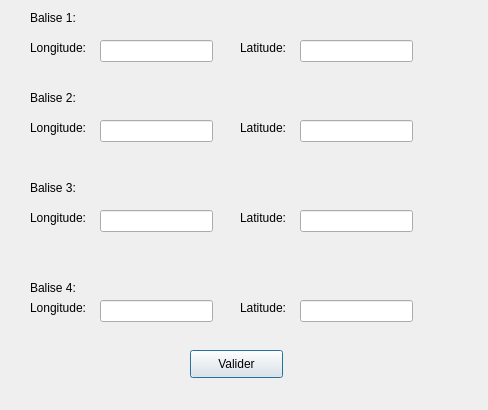
<?xml version="1.0" encoding="UTF-8"?>
<ui version="4.0">
 <class>balises</class>
 <widget class="QDialog" name="balises">
  <property name="geometry">
   <rect>
    <x>0</x>
    <y>0</y>
    <width>488</width>
    <height>410</height>
   </rect>
  </property>
  <property name="windowTitle">
   <string>Dialog</string>
  </property>
  <widget class="QLabel" name="label_7">
   <property name="geometry">
    <rect>
     <x>30</x>
     <y>210</y>
     <width>61</width>
     <height>16</height>
    </rect>
   </property>
   <property name="text">
    <string>Longitude:</string>
   </property>
  </widget>
  <widget class="QLineEdit" name="TxtLatitude_3">
   <property name="geometry">
    <rect>
     <x>300</x>
     <y>210</y>
     <width>113</width>
     <height>22</height>
    </rect>
   </property>
   <property name="text">
    <string/>
   </property>
  </widget>
  <widget class="QLabel" name="label_12">
   <property name="geometry">
    <rect>
     <x>30</x>
     <y>300</y>
     <width>61</width>
     <height>16</height>
    </rect>
   </property>
   <property name="text">
    <string>Longitude:</string>
   </property>
  </widget>
  <widget class="QLabel" name="label_5">
   <property name="geometry">
    <rect>
     <x>240</x>
     <y>120</y>
     <width>51</width>
     <height>16</height>
    </rect>
   </property>
   <property name="text">
    <string>Latitude:</string>
   </property>
  </widget>
  <widget class="QLabel" name="label_11">
   <property name="geometry">
    <rect>
     <x>240</x>
     <y>300</y>
     <width>51</width>
     <height>16</height>
    </rect>
   </property>
   <property name="text">
    <string>Latitude:</string>
   </property>
  </widget>
  <widget class="QLabel" name="label_10">
   <property name="geometry">
    <rect>
     <x>30</x>
     <y>280</y>
     <width>55</width>
     <height>16</height>
    </rect>
   </property>
   <property name="text">
    <string>Balise 4:</string>
   </property>
  </widget>
  <widget class="QLabel" name="label_6">
   <property name="geometry">
    <rect>
     <x>30</x>
     <y>120</y>
     <width>61</width>
     <height>16</height>
    </rect>
   </property>
   <property name="text">
    <string>Longitude:</string>
   </property>
  </widget>
  <widget class="QLabel" name="label_2">
   <property name="geometry">
    <rect>
     <x>30</x>
     <y>90</y>
     <width>55</width>
     <height>16</height>
    </rect>
   </property>
   <property name="text">
    <string>Balise 2:</string>
   </property>
  </widget>
  <widget class="QLabel" name="label">
   <property name="geometry">
    <rect>
     <x>30</x>
     <y>10</y>
     <width>55</width>
     <height>16</height>
    </rect>
   </property>
   <property name="text">
    <string>Balise 1:</string>
   </property>
  </widget>
  <widget class="QLineEdit" name="TxtLongitude_1">
   <property name="geometry">
    <rect>
     <x>100</x>
     <y>40</y>
     <width>113</width>
     <height>22</height>
    </rect>
   </property>
  </widget>
  <widget class="QLabel" name="label_8">
   <property name="geometry">
    <rect>
     <x>240</x>
     <y>210</y>
     <width>51</width>
     <height>16</height>
    </rect>
   </property>
   <property name="text">
    <string>Latitude:</string>
   </property>
  </widget>
  <widget class="QLineEdit" name="TxtLongitude_3">
   <property name="geometry">
    <rect>
     <x>100</x>
     <y>210</y>
     <width>113</width>
     <height>22</height>
    </rect>
   </property>
  </widget>
  <widget class="QLineEdit" name="TxtLatitude_2">
   <property name="geometry">
    <rect>
     <x>300</x>
     <y>120</y>
     <width>113</width>
     <height>22</height>
    </rect>
   </property>
  </widget>
  <widget class="QLineEdit" name="TxtLongitude_2">
   <property name="geometry">
    <rect>
     <x>100</x>
     <y>120</y>
     <width>113</width>
     <height>22</height>
    </rect>
   </property>
  </widget>
  <widget class="QLineEdit" name="TxtLatitude_4">
   <property name="geometry">
    <rect>
     <x>300</x>
     <y>300</y>
     <width>113</width>
     <height>22</height>
    </rect>
   </property>
  </widget>
  <widget class="QLabel" name="label_3">
   <property name="geometry">
    <rect>
     <x>30</x>
     <y>40</y>
     <width>61</width>
     <height>16</height>
    </rect>
   </property>
   <property name="text">
    <string>Longitude:</string>
   </property>
  </widget>
  <widget class="QLineEdit" name="TxtLatitude_1">
   <property name="geometry">
    <rect>
     <x>300</x>
     <y>40</y>
     <width>113</width>
     <height>22</height>
    </rect>
   </property>
  </widget>
  <widget class="QLabel" name="label_4">
   <property name="geometry">
    <rect>
     <x>240</x>
     <y>40</y>
     <width>51</width>
     <height>16</height>
    </rect>
   </property>
   <property name="text">
    <string>Latitude:</string>
   </property>
  </widget>
  <widget class="QLabel" name="label_9">
   <property name="geometry">
    <rect>
     <x>30</x>
     <y>180</y>
     <width>55</width>
     <height>16</height>
    </rect>
   </property>
   <property name="text">
    <string>Balise 3:</string>
   </property>
  </widget>
  <widget class="QLineEdit" name="TxtLongitude_4">
   <property name="geometry">
    <rect>
     <x>100</x>
     <y>300</y>
     <width>113</width>
     <height>22</height>
    </rect>
   </property>
  </widget>
  <widget class="QPushButton" name="bouton_valider">
   <property name="geometry">
    <rect>
     <x>190</x>
     <y>350</y>
     <width>93</width>
     <height>28</height>
    </rect>
   </property>
   <property name="text">
    <string>Valider</string>
   </property>
  </widget>
 </widget>
 <resources/>
 <connections/>
</ui>
